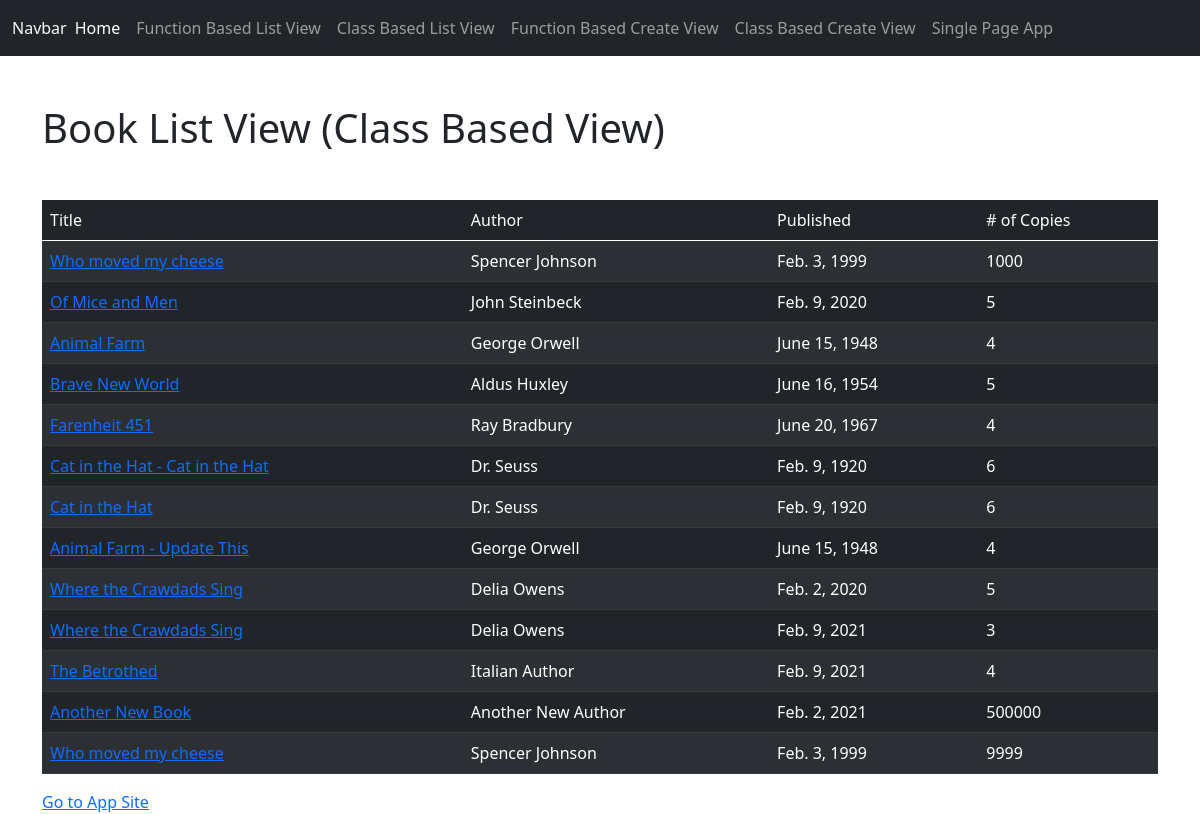
The app's page /firstapp/BookListView, older data.
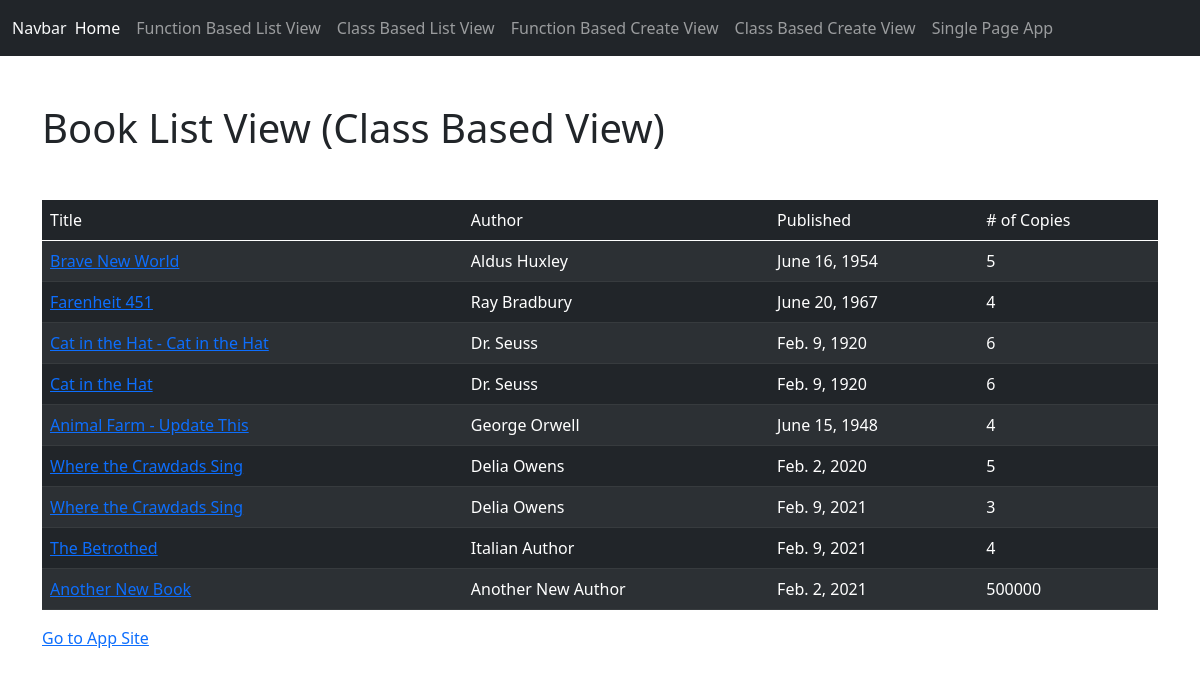
The same page, newer data.
### firstapp/models.py (models this page shows, shortened)
class Book(models.Model):
	title = models.CharField(max_length=200, null=True, blank=True)
	author = models.CharField(max_length=200, null=True, blank=True)
	published_date = models.DateField()
	number_of_copies = models.IntegerField()

### firstapp/views.py (the view)
# urls.py: path('BookListView', views.BookListView.as_view(), name='BookListView'),
class BookListView(ListView):
	model = Book

### firstapp/templates/firstapp/book_list.html
{% extends 'base.html' %}
{% block content %}
<div class="my-5">
	<h1>Book List View (Class Based View)</h1>
</div>
<table class="table table-dark table-striped text-white">
	<thead>
		<td>Title</td>
		<td>Author</td>
		<td>Published</td>
		<td># of Copies</td>
	</thead>
	<tbody>
		{% for book in book_list %}
			<tr>
				<td><a href="{% url 'firstapp:BookDetailView' pk=book.pk %}">{{book.title}}</a></td>
				<td>{{book.author}}</td>
				<td>{{book.published_date}}</td>
				<td>{{book.number_of_copies}}</td>
			</tr>
		{% endfor %}
	</tbody>
</table>
<a href="{% url 'firstapp:firstapp_index' %}">Go to App Site</a>
{% endblock %}

Row changes from the older to the newer data that the page shows:
removed Book: title "Who moved my cheese", author "Spencer Johnson", published_date "Feb. 3, 1999", number_of_copies "1000"
removed Book: title "Of Mice and Men", author "John Steinbeck", published_date "Feb. 9, 2020", number_of_copies "5"
removed Book: title "Animal Farm", author "George Orwell", published_date "June 15, 1948", number_of_copies "4"
removed Book: title "Who moved my cheese", author "Spencer Johnson", published_date "Feb. 3, 1999", number_of_copies "9999"
